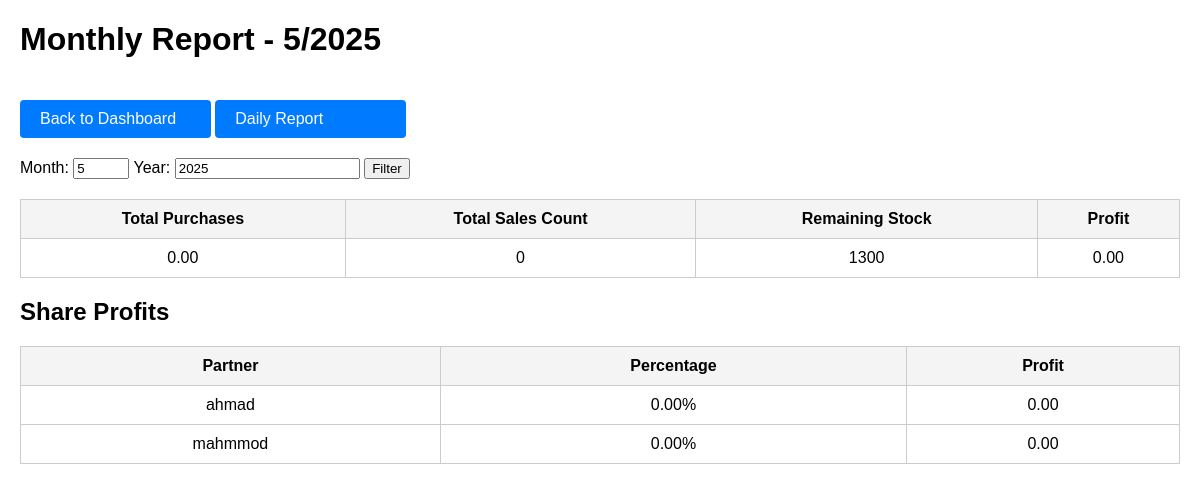
The app's page /monthly-report/, older data.
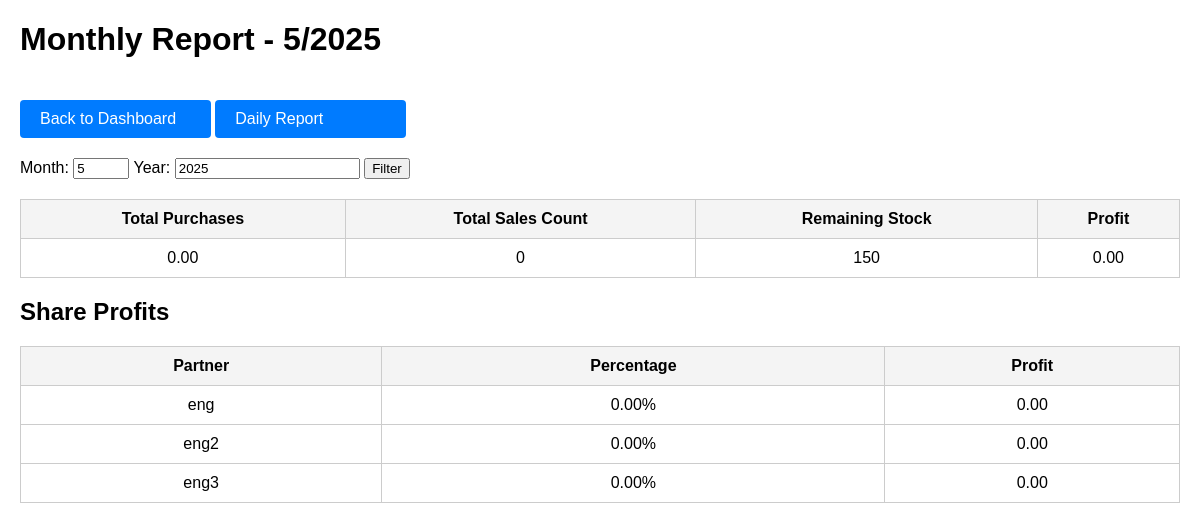
The same page, newer data.
### inventory/models.py (models this page shows, shortened)
class Share(models.Model):
    partner_name = models.CharField(_("Partner Name"), max_length=100)
    capital = models.DecimalField(_("Capital"), max_digits=12, decimal_places=2)
    created_at = models.DateTimeField(_("Created At"), auto_now_add=True)
    class Meta:
        verbose_name = _("Share")
        verbose_name_plural = _("Shares")
    @property
    def percentage(self):
        total_capital = Share.objects.aggregate(total=models.Sum('capital'))['total'] or 1
        return (self.capital / total_capital) * 100

### inventory/views.py (the view)
# urls.py: path('monthly-report/', monthly_report, name='monthly_report'),
def monthly_report(request):
    month = int(request.GET.get('month', datetime.now().month))
    year = int(request.GET.get('year', datetime.now().year))
    purchases = Purchase.objects.filter(purchase_date__month=month, purchase_date__year=year)
    sales = Sale.objects.filter(sale_date__month=month, sale_date__year=year)
    sale_items = SaleItem.objects.filter(sale__sale_date__month=month, sale__sale_date__year=year)
    total_purchases = purchases.aggregate(total=Sum('total_cost_value'))['total'] or 0
    total_sales_price = sales.aggregate(total=Sum('total_amount'))['total'] or 0
    total_sales_count = sum(
        (item.box_quantity or 0) * (item.packages_per_box or 0) * (item.items_per_package or 0)
        for item in sale_items
    )
    profit = 0
    for item in sale_items:
        quantity = (item.box_quantity or 0) * (item.packages_per_box or 0) * (item.items_per_package or 0)
        unit_price = item.cost_per_item or 0
        purchase_price = item.product.purchase_price or 0
        profit += (unit_price - purchase_price) * quantity
    remaining_stock = Product.objects.aggregate(stock=Sum('quantity_in_stock'))['stock'] or 0
    shares = Share.objects.all()
    share_profits = []
    for share in shares:
        share_profits.append({
            'partner_name': share.partner_name,
            'percentage': share.percentage,
            'profit': round((share.percentage / 100) * profit, 2),
        })
    context = {
        'month': month,
        'year': year,
        'total_purchases': total_purchases,
        'total_sales_price': total_sales_price,
        'total_sales_count': total_sales_count,
        'remaining_stock': remaining_stock,
        'profit': profit,
        'share_profits': share_profits,
    }
    return render(request, 'inventory/monthly_report.html', context)

### inventory/templates/inventory/monthly_report.html (shortened to what this page needs)
<!DOCTYPE html>
<html lang="en">
<head>
</head>
<body>
    <h1>Monthly Report - {{ month }}/{{ year }}</h1>
    <a href="{% url 'admin:index' %}" class="btn-dashboard" style="width: 13%;">Back to Dashboard</a>
    <a href="{% url 'daily_report' %}" class="btn-dashboard" style="width: 13%;">Daily Report</a>
    <form method="get" style="margin: 20px 0;">
        <label>Month: <input type="number" name="month" value="{{ month }}" min="1" max="12"></label>
        <label>Year: <input type="number" name="year" value="{{ year }}"></label>
        <button type="submit">Filter</button>
    </form>
    <table>
        <tr>
            <th>Total Purchases</th>
            <th>Total Sales Count</th>
            <th>Remaining Stock</th>
            <th>Profit</th>
        </tr>
        <tr>
            <td>{{ total_purchases|floatformat:2 }}</td>
            <td>{{ total_sales_count }}</td>
            <td>{{ remaining_stock }}</td>
            <td>{{ profit|floatformat:2 }}</td>
        </tr>
    </table>
    <h2>Share Profits</h2>
    <table>
        <tr>
            <th>Partner</th>
            <th>Percentage</th>
            <th>Profit</th>
        </tr>
        {% for share in share_profits %}
        <tr>
            <td>{{ share.partner_name }}</td>
            <td>{{ share.percentage|floatformat:2 }}%</td>
            <td>{{ share.profit }}</td>
        </tr>
        {% endfor %}
    </table>
</body>
</html>

Row changes from the older to the newer data that the page shows:
removed Share: partner_name "ahmad"
removed Share: partner_name "mahmmod"
added Share: partner_name "eng"
added Share: partner_name "eng2"
added Share: partner_name "eng3"
Text that changed along with them:
{{ remaining_stock }}: "1300" → "150"
new list line: "0.00 % 0.00"
list line gone: "0.00 % 0.00"
